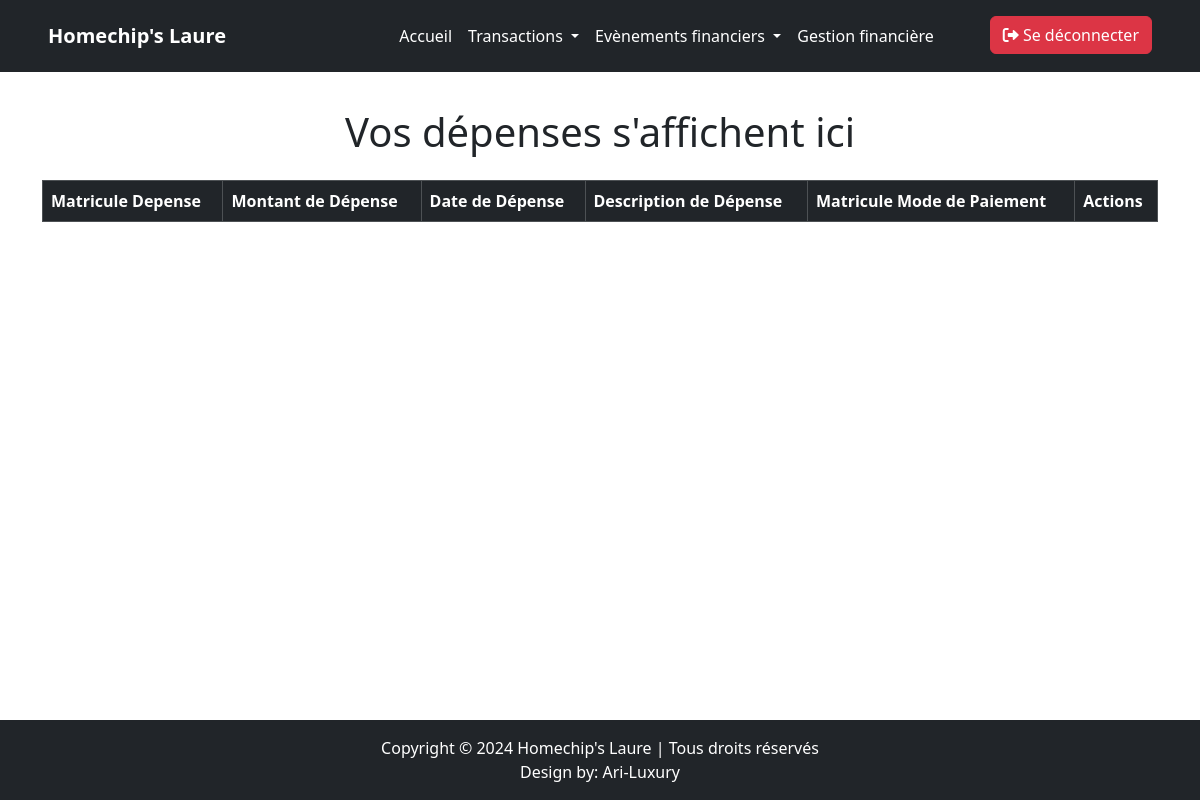
Before: /dashbord/depense.php (signed in) with the older database file.
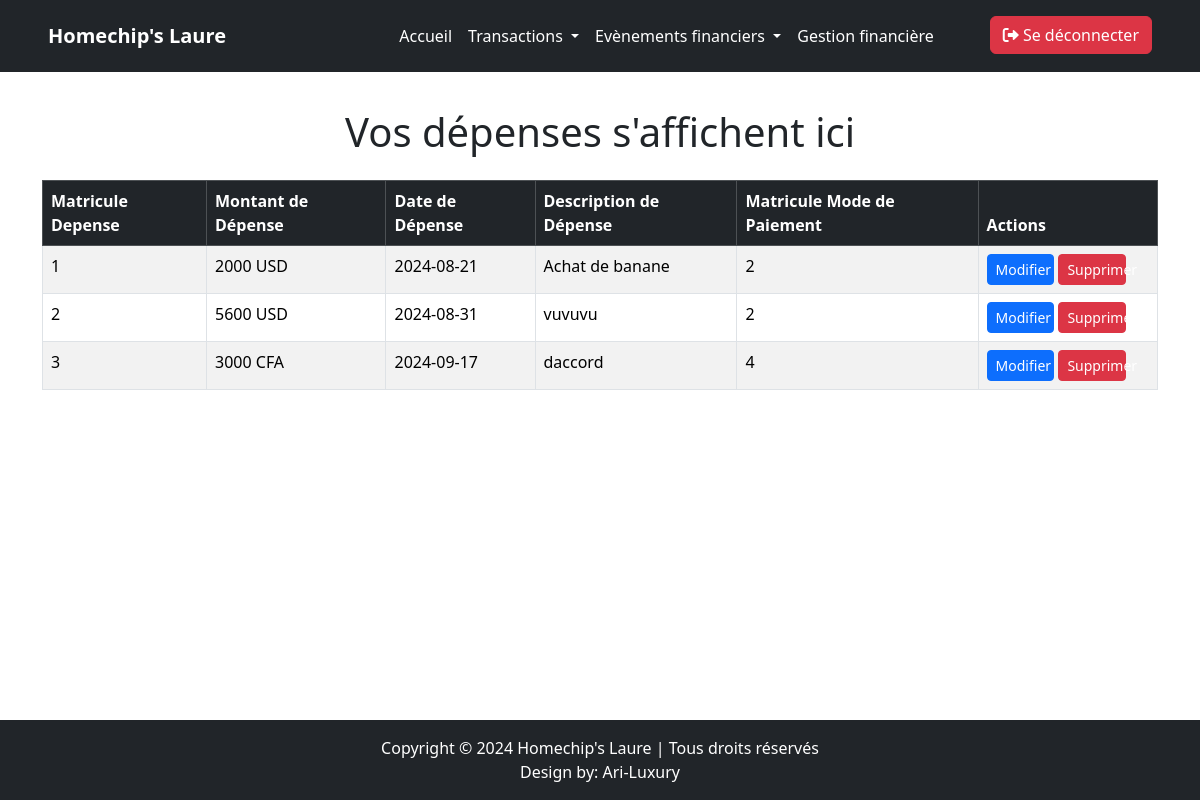
After: the same page with the newer database file.
### tables this page shows
CREATE TABLE `depenses` (
  `idDepense` int(11) NOT NULL,
  `MontantDepense` varchar(20) NOT NULL,
  `DateDepense` date NOT NULL,
  `DescriptionDepense` varchar(255) NOT NULL,
  `idModePaiement` int(11) DEFAULT NULL
);

### dashbord/depense.php (the view, shortened to what this page needs)
<?php
    include("../connexion.php");
    $req = " SELECT * FROM depenses ";
    $reponse = $bdd -> query($req);
    $donnee = $reponse -> fetchAll();
?>
<!DOCTYPE html>
<html lang="en">
<head>
    <link href="https://cdn.jsdelivr.net/npm/bootstrap@5.3.3/dist/css/bootstrap.min.css" rel="stylesheet">
</head>
<body class="d-flex flex-column min-vh-100">
    <?php include '../navbar/en_tete.php'; ?>
    <section class="container my-5 flex-grow-1">
        <h1 class=" ajout text-center mb-4">Vos dépenses s'affichent ici</h1>
        <div class="table-responsive">
            <table class="table table-striped table-bordered">
                <thead class="table-dark">
                    <tr>
                        <th>Matricule Depense</th>
                        <th>Montant de Dépense</th>
                        <th>Date de Dépense</th>
                        <th>Description de Dépense</th>
                        <th>Matricule Mode de Paiement</th>
                        <th>Actions</th>
                    </tr>
                </thead>
                <tbody>
                    <?php
                        foreach($donnee as $liste){
                    ?>
                    <tr>
                        <td><?= $liste['idDepense'] ?></td>
                        <td><?= $liste['MontantDepense'] ?></td>
                        <td><?= $liste['DateDepense'] ?></td>
                        <td><?= $liste['DescriptionDepense'] ?></td>
                        <td><?= $liste['idModePaiement'] ?></td>
                        <td>
                            <a href="../modif_formulaire/modif_form_depense.php?id=<?= $liste['idDepense'] ?>" class="btn btn-primary btn-sm col-lg-5 col-md-12 col-sm-12">Modifier</a>
                            <button type="button" class="btn btn-danger btn-sm col-lg-5 col-md-12 col-sm-12" data-bs-toggle="modal" data-bs-target="#deleteModal" data-id="<?= $liste['idDepense'] ?>">
                                Supprimer
                            </button>
                        </td>
                    </tr>
                    <?php
                        }
                    ?>
                </tbody>
            </table>
        </div>
    </section>
    <footer class="bg-dark text-white text-center py-3 mt-auto">
        <p class="mb-0">Copyright © 2024 Homechip's Laure | Tous droits réservés</p>
        <p class="mb-0">Design by: <a href="https://ari-luxury.com" class="text-white text-decoration-none">Ari-Luxury</a></p>
    </footer>
</body>
</html>

Changed rows visible on the page:
added depenses: idDepense "1", MontantDepense "2000 USD", DateDepense "2024-08-21", DescriptionDepense "Achat de banane", idModePaiement "2"
added depenses: idDepense "2", MontantDepense "5600 USD", DateDepense "2024-08-31", DescriptionDepense "vuvuvu", idModePaiement "2"
added depenses: idDepense "3", MontantDepense "3000 CFA", DateDepense "2024-09-17", DescriptionDepense "daccord", idModePaiement "4"
